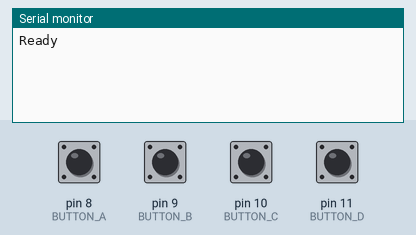
A sketch run on a simulated Arduino Uno, built with avr-gcc and run on an emulated ATmega328P. On the bench: the last lines printed to the serial monitor. Inputs (shaded band) come from the test bench; at power-on: pin 8 (BUTTON_A), pin 9 (BUTTON_B), pin 10 (BUTTON_C), pin 11 (BUTTON_D) LOW.

Above: at 2.2 s.
2.3 s: pin 8 (BUTTON_A) pulled HIGH for 0.15 s
At 3.4 s:
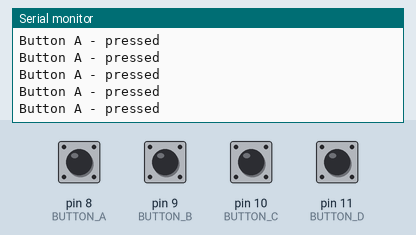
3.9 s: pin 9 (BUTTON_B) pulled HIGH for 0.15 s
At 4.7 s:
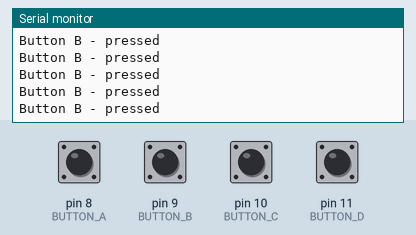
5.5 s: pin 10 (BUTTON_C) pulled HIGH for 0.15 s
At 6.0 s:
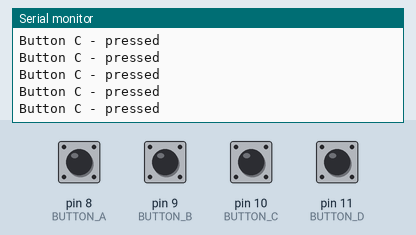
7.1 s: pin 11 (BUTTON_D) pulled HIGH for 0.15 s
At 8.4 s:
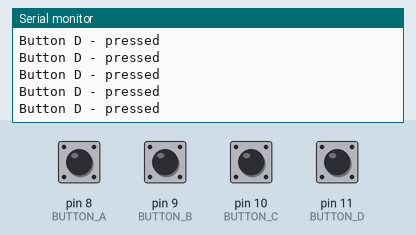
8.7 s: pin 8 (BUTTON_A) driven HIGH and pin 9 (BUTTON_B) driven HIGH
At 9.6 s:
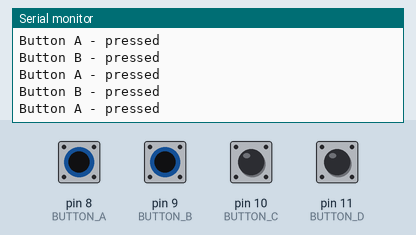

The sketch:

hello-world.ino
```cpp
#define   BUTTON_A      8
#define   BUTTON_B      9
#define   BUTTON_C      10
#define   BUTTON_D      11
#define   BUTTON_VT     12

void setup() {
  Serial.begin(9600);

  pinMode(BUTTON_A, INPUT);
  pinMode(BUTTON_B, INPUT);
  pinMode(BUTTON_C, INPUT);
  pinMode(BUTTON_D, INPUT);
  pinMode(BUTTON_VT, INPUT);

  Serial.println("Ready");
  delay(1000);
}

void loop() {
  if( digitalRead(BUTTON_A) == HIGH ) {
    Serial.println("Button A - pressed");
  }

  if( digitalRead(BUTTON_B) == HIGH ) {
    Serial.println("Button B - pressed");
  }

  if( digitalRead(BUTTON_C) == HIGH ) {
    Serial.println("Button C - pressed");
  }

  if( digitalRead(BUTTON_D) == HIGH ) {
    Serial.println("Button D - pressed");
  }

  delay(25);
}
```

Measured:
- after the input at 2.3 s, the serial monitor: prints a new line at once (image 1)
- after the input at 3.9 s, the serial monitor: prints a new line at once (image 2)
- after the input at 5.5 s, the serial monitor: prints a new line at once (image 3)
- after the input at 7.1 s, the serial monitor: prints a new line at once (image 4)
- after the input at 8.7 s, the serial monitor: prints a new line at once (image 5)
